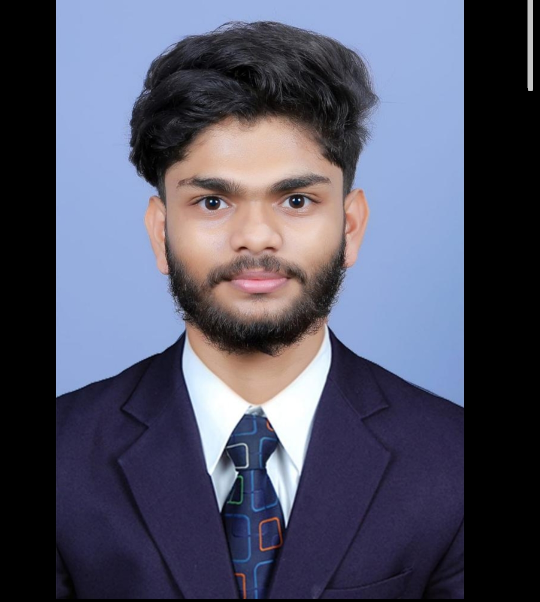
#> input picture haris.png.jpg, 1080 x 1204 px (shown at 1/2 size)
$ python imgre.py
#> lines starting #> are read from the running program, lines starting #| are printed output that depends on the picture
from PIL import Image

def resize_image(input_img, output_img, size):
#> called with input_img = './haris.png.jpg', output_img = 'output.png', size = (400, 400)
    original = Image.open(input_img)
#> original is the input picture: PIL image 1080x1204 RGB; mean R, G, B 81.7, 83.2, 102.1
    resized = original.resize(size)
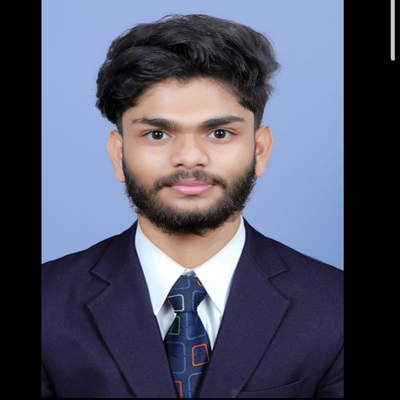
#> resized: PIL image 400x400 RGB; mean R, G, B 81.8, 83.2, 102.1
    resized.save(output_img)


input_img = './haris.png.jpg'

output_img = 'output.png'

new_size = ( 400, 400)


resize_image(input_img=input_img, output_img=output_img, size=new_size)
